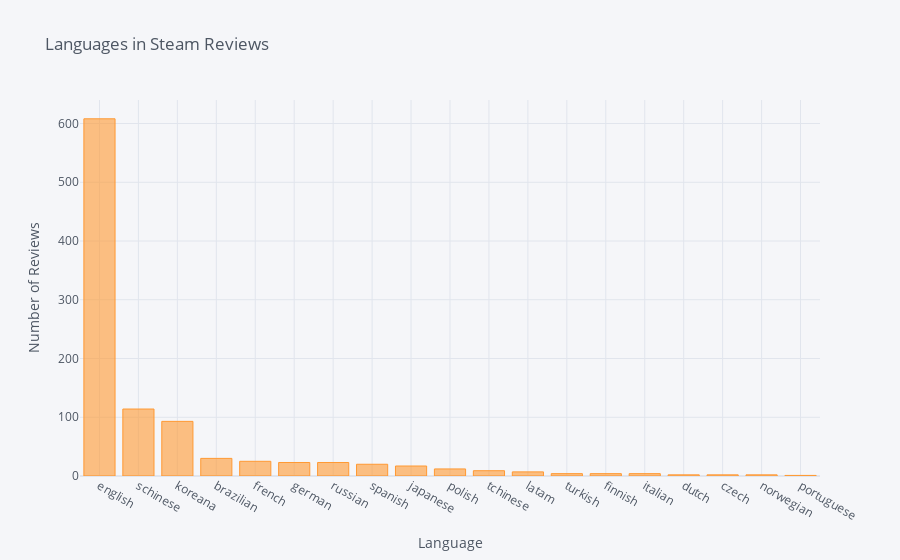

The notebook cell saved with this chart:
### Code cell
# languages
# df_lan = df['language']
# df_lan_value_counts = df_lan.value_counts()
# df_lan_value_counts.iplot(kind='bar', 
#                           xTitle='Language', 
#                           yTitle='Number of Reviews', 
#                           title='Languages in Steam Reviews')

### Figure 1 — Plotly figure (JSON) as saved in the notebook; plotly's stock layout.template omitted (floating-point values rounded to 4 significant figures)
{"data": [{"marker": {"color": "rgba(255, 153, 51, 0.6)", "line": {"color": "rgba(255, 153, 51, 1.0)", "width": 1}}, "name": "language", "orientation": "v", "text": "", "type": "bar", "x": ["english", "schinese", "koreana", "brazilian", "french", "german", "russian", "spanish", "japanese", "polish", "tchinese", "latam", "turkish", "finnish", "italian", "dutch", "czech", "norwegian", "portuguese"], "y": [608, 114, 93, 30, 25, 23, 23, 20, 17, 12, 9, 7, 4, 4, 4, 2, 2, 2, 1]}], "layout": {"legend": {"bgcolor": "#F5F6F9", "font": {"color": "#4D5663"}}, "paper_bgcolor": "#F5F6F9", "plot_bgcolor": "#F5F6F9", "title": {"font": {"color": "#4D5663"}, "text": "Languages in Steam Reviews"}, "xaxis": {"gridcolor": "#E1E5ED", "showgrid": true, "tickfont": {"color": "#4D5663"}, "title": {"font": {"color": "#4D5663"}, "text": "Language"}, "zerolinecolor": "#E1E5ED"}, "yaxis": {"gridcolor": "#E1E5ED", "showgrid": true, "tickfont": {"color": "#4D5663"}, "title": {"font": {"color": "#4D5663"}, "text": "Number of Reviews"}, "zerolinecolor": "#E1E5ED"}}}
